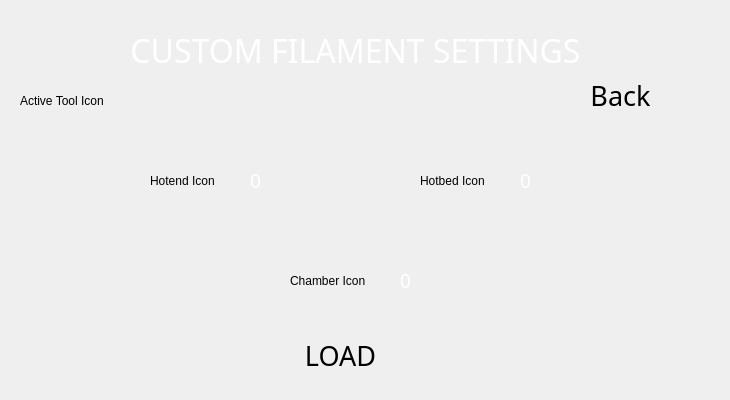
  <widget class="QWidget" name="custom_fil_page">
   <widget class="QLabel" name="custom_fil_hot_bed_value_label">
    <property name="enabled">
     <bool>true</bool>
    </property>
    <property name="geometry">
     <rect>
      <x>520</x>
      <y>160</y>
      <width>31</width>
      <height>41</height>
     </rect>
    </property>
    <property name="font">
     <font>
      <family>Montserrat</family>
      <pointsize>14</pointsize>
     </font>
    </property>
    <property name="styleSheet">
     <string notr="true">background: transparent; color: white;</string>
    </property>
    <property name="text">
     <string>0</string>
    </property>
   </widget>
   <widget class="QLabel" name="custom_fil_hot_bed_icon_label">
    <property name="geometry">
     <rect>
      <x>420</x>
      <y>160</y>
      <width>91</width>
      <height>41</height>
     </rect>
    </property>
    <property name="text">
     <string>Hotbed Icon</string>
    </property>
   </widget>
   <widget class="QLabel" name="custom_fil_hotend_icon_label">
    <property name="geometry">
     <rect>
      <x>150</x>
      <y>160</y>
      <width>91</width>
      <height>41</height>
     </rect>
    </property>
    <property name="text">
     <string>Hotend Icon</string>
    </property>
   </widget>
   <widget class="QLabel" name="custom_fil_hotend_value_label">
    <property name="enabled">
     <bool>true</bool>
    </property>
    <property name="geometry">
     <rect>
      <x>250</x>
      <y>160</y>
      <width>31</width>
      <height>41</height>
     </rect>
    </property>
    <property name="font">
     <font>
      <family>Montserrat</family>
      <pointsize>14</pointsize>
     </font>
    </property>
    <property name="styleSheet">
     <string notr="true">background: transparent; color: white;</string>
    </property>
    <property name="text">
     <string>0</string>
    </property>
   </widget>
   <widget class="QLabel" name="custom_fil_title_lable">
    <property name="geometry">
     <rect>
      <x>70</x>
      <y>30</y>
      <width>571</width>
      <height>41</height>
     </rect>
    </property>
    <property name="font">
     <font>
      <family>Momcake</family>
      <pointsize>24</pointsize>
     </font>
    </property>
    <property name="layoutDirection">
     <enum>Qt::RightToLeft</enum>
    </property>
    <property name="styleSheet">
     <string notr="true">background: transparent; color: white;</string>
    </property>
    <property name="text">
     <string>CUSTOM FILAMENT SETTINGS</string>
    </property>
    <property name="alignment">
     <set>Qt::AlignCenter</set>
    </property>
    <property name="class" stdset="0">
     <string>title_text</string>
    </property>
   </widget>
   <widget class="QLabel" name="custom_fil_chamber_value_label">
    <property name="enabled">
     <bool>true</bool>
    </property>
    <property name="geometry">
     <rect>
      <x>400</x>
      <y>260</y>
      <width>31</width>
      <height>41</height>
     </rect>
    </property>
    <property name="font">
     <font>
      <family>Montserrat</family>
      <pointsize>14</pointsize>
     </font>
    </property>
    <property name="styleSheet">
     <string notr="true">background: transparent; color: white;</string>
    </property>
    <property name="text">
     <string>0</string>
    </property>
   </widget>
   <widget class="CustomQPushButton" name="custom_fil_load_btn">
    <property name="geometry">
     <rect>
      <x>220</x>
      <y>320</y>
      <width>241</width>
      <height>71</height>
     </rect>
    </property>
    <property name="minimumSize">
     <size>
      <width>10</width>
      <height>10</height>
     </size>
    </property>
    <property name="font">
     <font>
      <family>Momcake</family>
      <pointsize>20</pointsize>
      <italic>false</italic>
      <stylestrategy>PreferAntialias</stylestrategy>
     </font>
    </property>
    <property name="mouseTracking">
     <bool>false</bool>
    </property>
    <property name="tabletTracking">
     <bool>true</bool>
    </property>
    <property name="contextMenuPolicy">
     <enum>Qt::NoContextMenu</enum>
    </property>
    <property name="layoutDirection">
     <enum>Qt::LeftToRight</enum>
    </property>
    <property name="styleSheet">
     <string notr="true"/>
    </property>
    <property name="text">
     <string>LOAD</string>
    </property>
    <property name="autoDefault">
     <bool>false</bool>
    </property>
    <property name="flat">
     <bool>true</bool>
    </property>
    <property name="class" stdset="0">
     <string>menu_btn</string>
    </property>
    <property name="borderLeftPixmap" stdset="0">
     <pixmap resource="resources/button_resources.qrc">:/button_borders/media/buttons/btn_part1.svg</pixmap>
    </property>
    <property name="borderCenterPixmap" stdset="0">
     <pixmap resource="resources/button_resources.qrc">:/button_borders/media/buttons/btn_part2.svg</pixmap>
    </property>
    <property name="borderRightPixmap" stdset="0">
     <pixmap resource="resources/button_resources.qrc">:/button_borders/media/buttons/btn_part3.svg</pixmap>
    </property>
   </widget>
   <widget class="QLabel" name="custom_fil_chamber_icon_label">
    <property name="geometry">
     <rect>
      <x>290</x>
      <y>260</y>
      <width>91</width>
      <height>41</height>
     </rect>
    </property>
    <property name="text">
     <string>Chamber Icon</string>
    </property>
   </widget>
   <widget class="CustomQPushButton" name="custom_fil_back_btn">
    <property name="geometry">
     <rect>
      <x>520</x>
      <y>60</y>
      <width>201</width>
      <height>71</height>
     </rect>
    </property>
    <property name="minimumSize">
     <size>
      <width>10</width>
      <height>10</height>
     </size>
    </property>
    <property name="font">
     <font>
      <family>Momcake</family>
      <pointsize>20</pointsize>
      <italic>false</italic>
      <stylestrategy>PreferAntialias</stylestrategy>
     </font>
    </property>
    <property name="mouseTracking">
     <bool>false</bool>
    </property>
    <property name="tabletTracking">
     <bool>true</bool>
    </property>
    <property name="contextMenuPolicy">
     <enum>Qt::NoContextMenu</enum>
    </property>
    <property name="layoutDirection">
     <enum>Qt::LeftToRight</enum>
    </property>
    <property name="styleSheet">
     <string notr="true"/>
    </property>
    <property name="text">
     <string>Back</string>
    </property>
    <property name="autoDefault">
     <bool>false</bool>
    </property>
    <property name="flat">
     <bool>true</bool>
    </property>
    <property name="class" stdset="0">
     <string>menu_btn</string>
    </property>
    <property name="borderLeftPixmap" stdset="0">
     <pixmap resource="resources/button_resources.qrc">:/button_borders/media/buttons/btn_part1.svg</pixmap>
    </property>
    <property name="borderCenterPixmap" stdset="0">
     <pixmap resource="resources/button_resources.qrc">:/button_borders/media/buttons/btn_part2.svg</pixmap>
    </property>
    <property name="borderRightPixmap" stdset="0">
     <pixmap resource="resources/button_resources.qrc">:/button_borders/media/buttons/btn_part3.svg</pixmap>
    </property>
   </widget>
   <widget class="QLabel" name="custom_fil_active_tool_icon_label">
    <property name="geometry">
     <rect>
      <x>20</x>
      <y>80</y>
      <width>111</width>
      <height>41</height>
     </rect>
    </property>
    <property name="text">
     <string>Active Tool Icon</string>
    </property>
   </widget>
  </widget>
